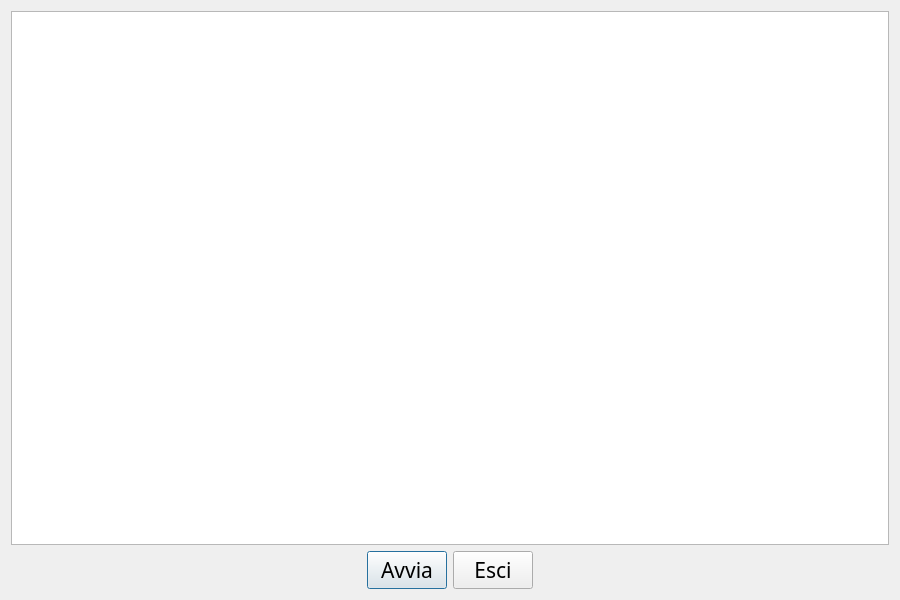
<?xml version="1.0" encoding="UTF-8"?>
<ui version="4.0">
 <class>previewDialog</class>
 <widget class="QDialog" name="previewDialog">
  <property name="geometry">
   <rect>
    <x>0</x>
    <y>0</y>
    <width>900</width>
    <height>600</height>
   </rect>
  </property>
  <property name="windowTitle">
   <string>plotter preview</string>
  </property>
  <layout class="QVBoxLayout" name="verticalLayout">
   <item>
    <widget class="GVPreview" name="preview"/>
   </item>
   <item>
    <layout class="QHBoxLayout" name="horizontalLayout">
     <item>
      <spacer name="horizontalSpacer">
       <property name="orientation">
        <enum>Qt::Horizontal</enum>
       </property>
       <property name="sizeHint" stdset="0">
        <size>
         <width>40</width>
         <height>20</height>
        </size>
       </property>
      </spacer>
     </item>
     <item>
      <widget class="QPushButton" name="ButtonStart">
       <property name="font">
        <font>
         <family>Courier 10 Pitch</family>
         <pointsize>16</pointsize>
        </font>
       </property>
       <property name="text">
        <string>Avvia</string>
       </property>
       <property name="icon">
        <iconset resource="resources.qrc">
         <normaloff>:/img/res/preview.png</normaloff>:/img/res/preview.png</iconset>
       </property>
      </widget>
     </item>
     <item>
      <widget class="QPushButton" name="ButtonClose">
       <property name="font">
        <font>
         <family>Courier 10 Pitch</family>
         <pointsize>16</pointsize>
        </font>
       </property>
       <property name="text">
        <string>Esci</string>
       </property>
       <property name="icon">
        <iconset resource="resources.qrc">
         <normaloff>:/img/res/exit.png</normaloff>:/img/res/exit.png</iconset>
       </property>
      </widget>
     </item>
     <item>
      <spacer name="horizontalSpacer_2">
       <property name="orientation">
        <enum>Qt::Horizontal</enum>
       </property>
       <property name="sizeHint" stdset="0">
        <size>
         <width>40</width>
         <height>20</height>
        </size>
       </property>
      </spacer>
     </item>
    </layout>
   </item>
  </layout>
 </widget>
 <customwidgets>
  <customwidget>
   <class>GVPreview</class>
   <extends>QGraphicsView</extends>
   <header>gvpreview</header>
  </customwidget>
 </customwidgets>
 <resources>
  <include location="resources.qrc"/>
 </resources>
 <connections>
  <connection>
   <sender>ButtonClose</sender>
   <signal>clicked()</signal>
   <receiver>previewDialog</receiver>
   <slot>close()</slot>
   <hints>
    <hint type="sourcelabel">
     <x>618</x>
     <y>28</y>
    </hint>
    <hint type="destinationlabel">
     <x>414</x>
     <y>299</y>
    </hint>
   </hints>
  </connection>
 </connections>
</ui>
